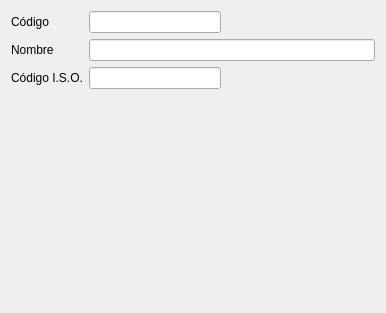
<?xml version="1.0" encoding="UTF-8"?>
<ui version="4.0">
 <class>frmPaises</class>
 <widget class="QWidget" name="frmPaises">
  <property name="geometry">
   <rect>
    <x>0</x>
    <y>0</y>
    <width>386</width>
    <height>313</height>
   </rect>
  </property>
  <property name="windowTitle">
   <string>Países</string>
  </property>
  <property name="windowIcon">
   <iconset resource="../../resources/resources.qrc">
    <normaloff>:/aplicacion/images/alephLogoIcon.ico</normaloff>:/aplicacion/images/alephLogoIcon.ico</iconset>
  </property>
  <layout class="QGridLayout" name="gridLayout">
   <item row="0" column="0">
    <widget class="QLabel" name="label">
     <property name="text">
      <string>Código</string>
     </property>
    </widget>
   </item>
   <item row="0" column="1">
    <widget class="DBLineEdit" name="db_codpais">
     <property name="fieldName">
      <string>codpais</string>
     </property>
     <property name="dataEditable">
      <bool>true</bool>
     </property>
    </widget>
   </item>
   <item row="0" column="2">
    <spacer name="horizontalSpacer">
     <property name="orientation">
      <enum>Qt::Horizontal</enum>
     </property>
     <property name="sizeHint" stdset="0">
      <size>
       <width>148</width>
       <height>20</height>
      </size>
     </property>
    </spacer>
   </item>
   <item row="1" column="0">
    <widget class="QLabel" name="label_2">
     <property name="text">
      <string>Nombre</string>
     </property>
    </widget>
   </item>
   <item row="1" column="1" colspan="2">
    <widget class="DBLineEdit" name="db_nombre">
     <property name="fieldName">
      <string>nombre</string>
     </property>
     <property name="dataEditable">
      <bool>true</bool>
     </property>
    </widget>
   </item>
   <item row="2" column="0">
    <widget class="QLabel" name="label_3">
     <property name="text">
      <string>Código I.S.O.</string>
     </property>
    </widget>
   </item>
   <item row="2" column="1">
    <widget class="DBLineEdit" name="db_codiso">
     <property name="fieldName">
      <string>codiso</string>
     </property>
     <property name="dataEditable">
      <bool>true</bool>
     </property>
    </widget>
   </item>
   <item row="2" column="2">
    <spacer name="horizontalSpacer_2">
     <property name="orientation">
      <enum>Qt::Horizontal</enum>
     </property>
     <property name="sizeHint" stdset="0">
      <size>
       <width>148</width>
       <height>20</height>
      </size>
     </property>
    </spacer>
   </item>
   <item row="3" column="0" colspan="3">
    <widget class="DBFileUpload" name="dbFileUpload">
     <property name="sizePolicy">
      <sizepolicy hsizetype="Preferred" vsizetype="Minimum">
       <horstretch>0</horstretch>
       <verstretch>0</verstretch>
      </sizepolicy>
     </property>
     <property name="fieldName">
      <string>bandera</string>
     </property>
     <property name="dataEditable">
      <bool>true</bool>
     </property>
    </widget>
   </item>
  </layout>
 </widget>
 <customwidgets>
  <customwidget>
   <class>DBLineEdit</class>
   <extends>QLineEdit</extends>
   <header>widgets/dblineedit.h</header>
  </customwidget>
  <customwidget>
   <class>DBFileUpload</class>
   <extends>QWidget</extends>
   <header>widgets/dbfileupload.h</header>
  </customwidget>
 </customwidgets>
 <resources>
  <include location="../../resources/resources.qrc"/>
 </resources>
 <connections/>
</ui>
